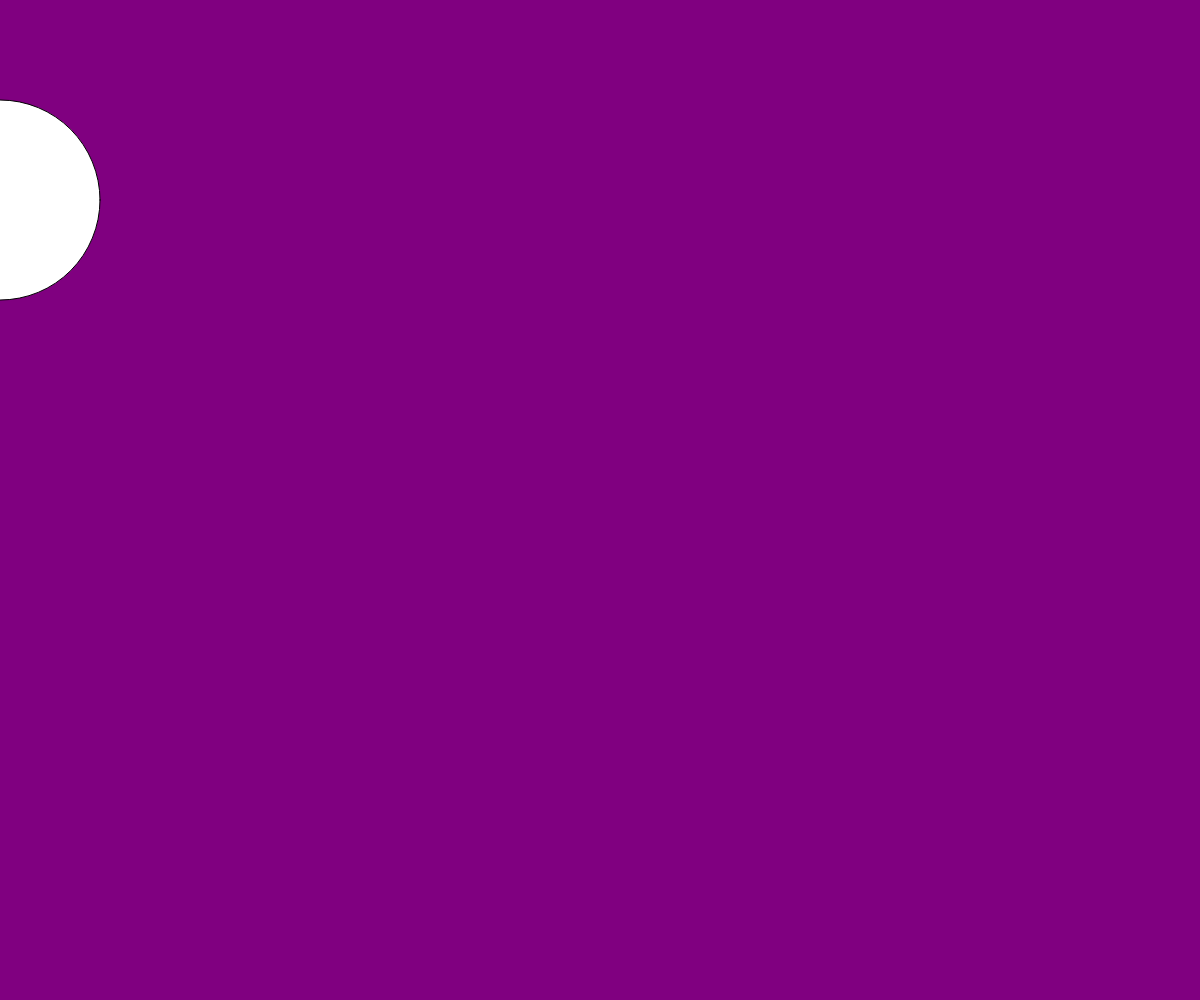
Frame 1 (no input)
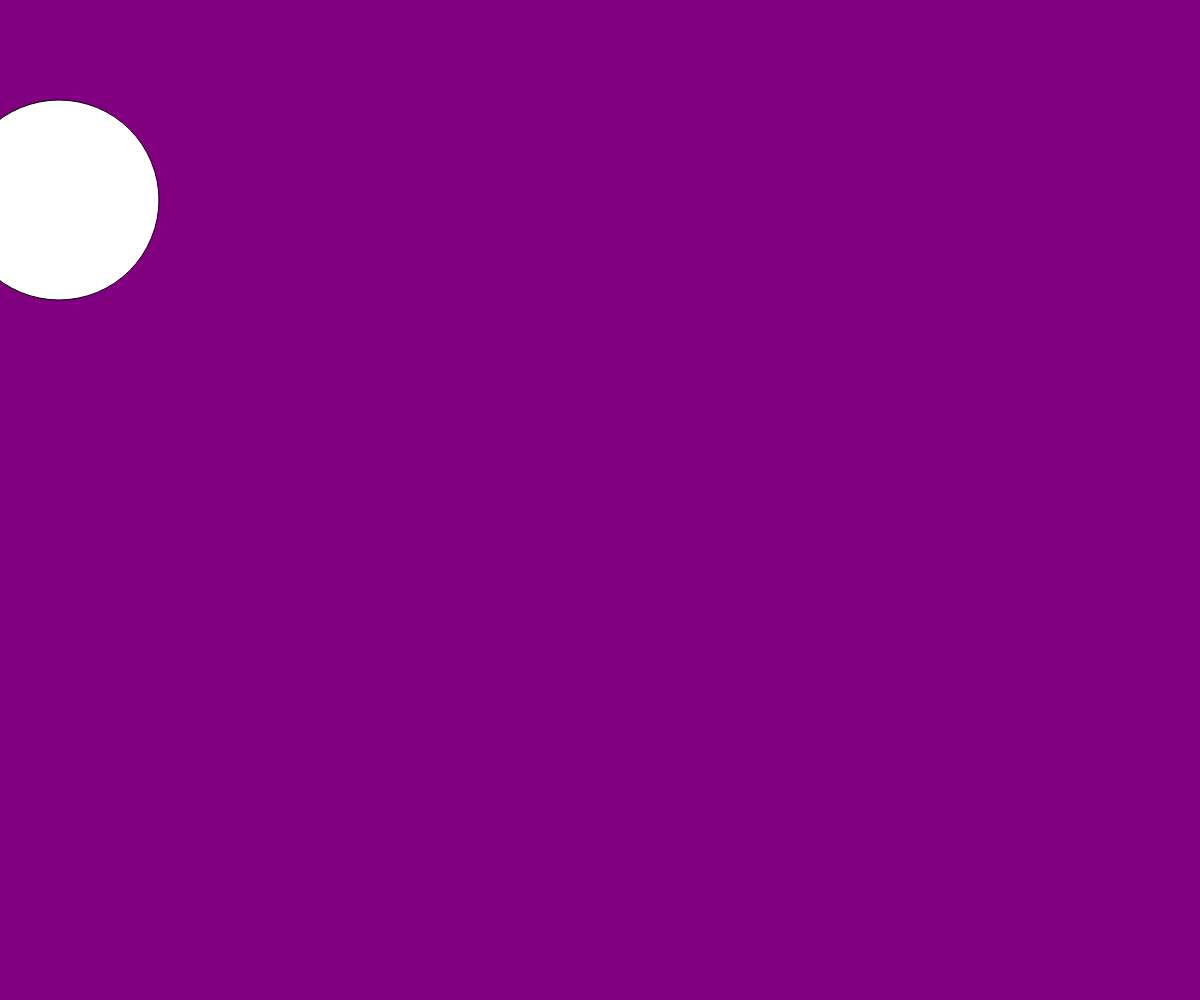
Frame 60 (no input)
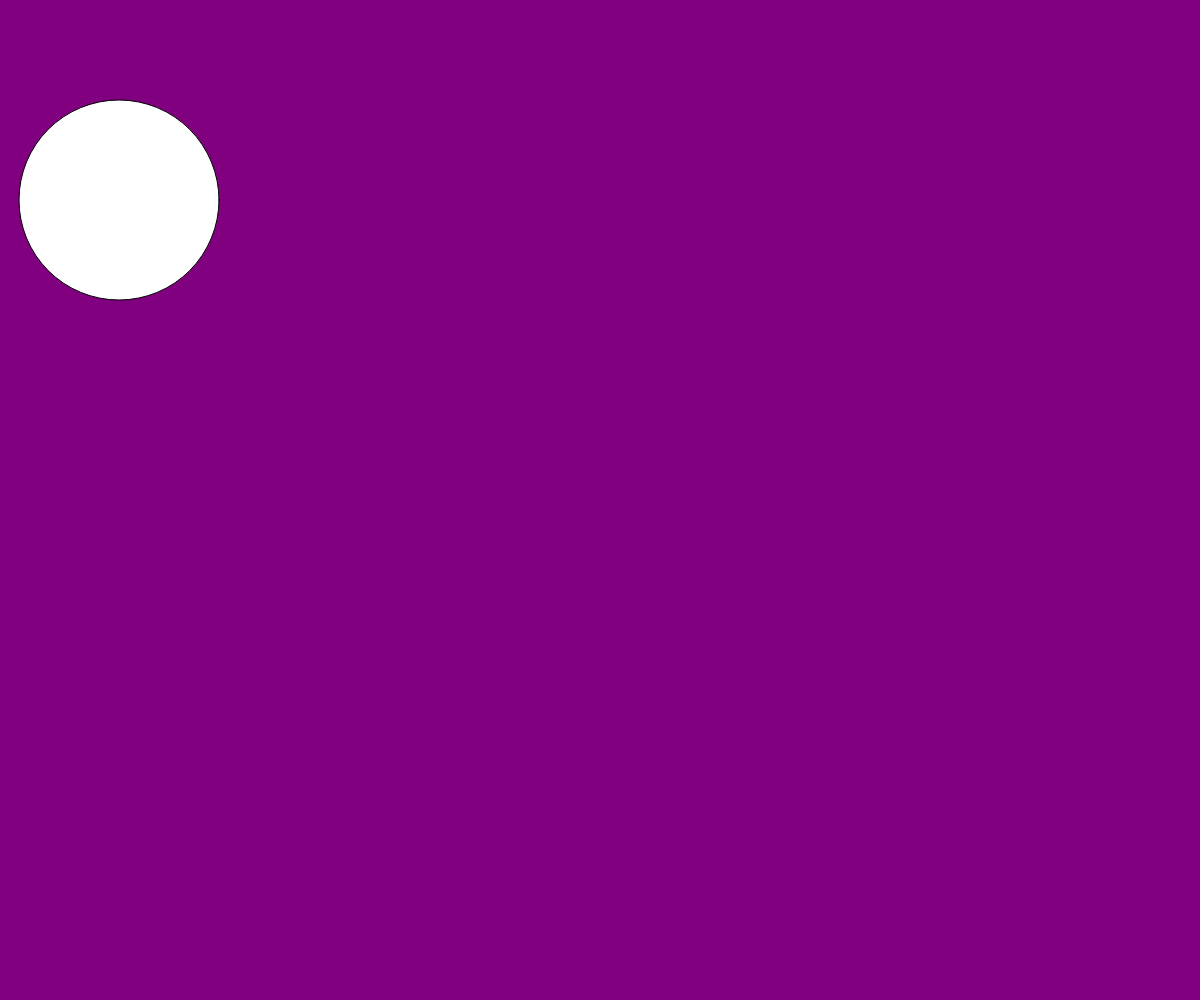
Frame 120 (the mouse pressed at the canvas centre since frame 60)

The p5.js sketch that drew these frames (run headless with seeded random() and noise() and a simulated clock; from frame 60 on, the mouse is pressed at the canvas centre):

// p5.js sketch
// ── sketch.js
function setup(){
    createCanvas(windowWidth, windowHeight);
}

var x = 0;
function draw(){
    background("purple");
     ellipse(x, 200, 200, 200);
     x = x + 1;
}
// ── drawLoop.html
<html>
    <head>
        <script src = "p5.js"></script>
        <script src = "sketch.js"></script>
    </head>
    <body>
    </body>
</html>
